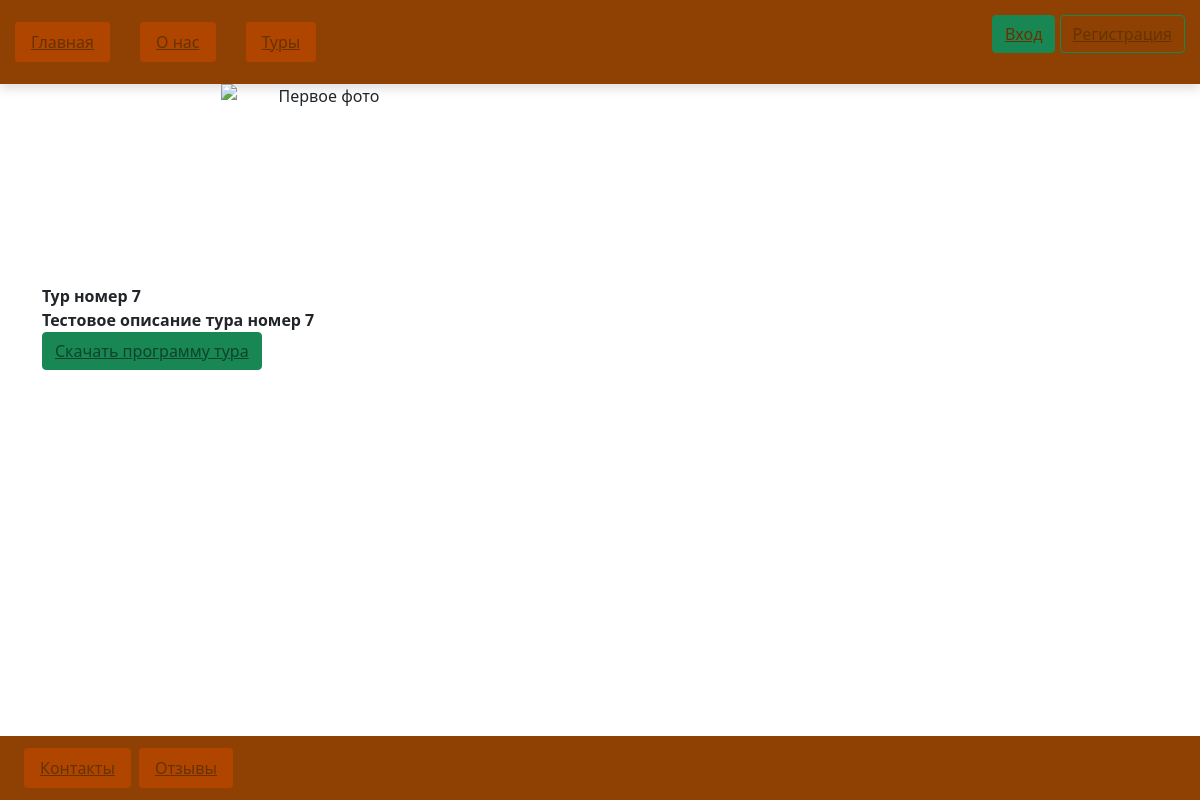
The page /tours/7 on the database as committed earlier.
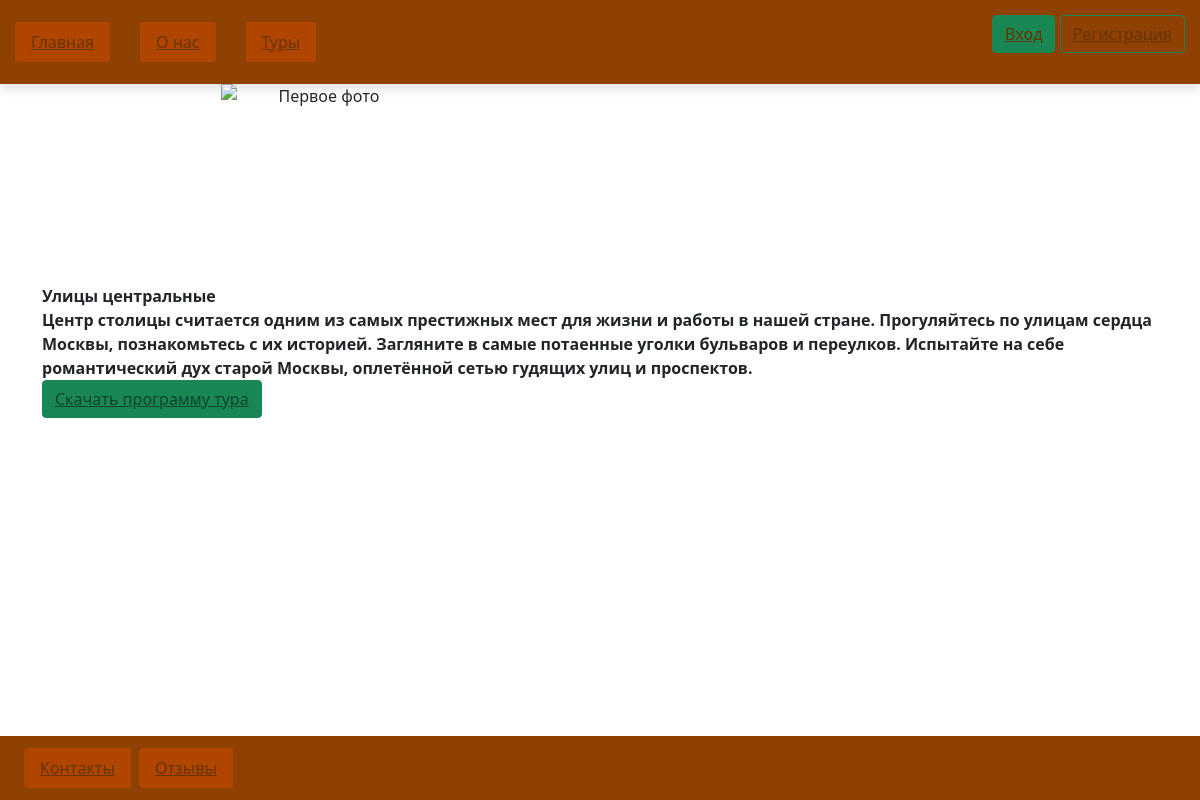
The same page on the database as committed later.
### toursPage/models.py (models this page shows, shortened)
class TourDetail(models.Model):
    tour_id = models.IntegerField('ID тура', default=0)
    tour_name = models.CharField('Tour name', max_length=255, default='Название тура')
    duration = models.IntegerField('Длительность тура', default=0)
    number_of_tourists = models.IntegerField('Количество человек в группе', default=0)
    is_available_for_children = models.BooleanField('Подходит для детей', default=True)
    price = models.IntegerField('Стоимость', default=0)
    description = models.TextField(default='Описание тура')

### toursPage/views.py (the view)
# urls.py: path('tours/<int:pk>', toursPage.views.TourDetailsView.as_view(), name='tour_details'),
class TourDetailsView(DetailView):
    model = TourDetail
    template_name = 'tour_details.html'
    context_object_name = 'tour_details'

### templates/tour_details.html (shortened to what this page needs)
{% extends 'layout.html' %}
{% load static %}
    {% block dependencies %}
        <link href="https://cdn.jsdelivr.net/npm/bootstrap@5.0.2/dist/css/bootstrap.min.css" rel="stylesheet">
    {% endblock %}
{% block content %}
    <div align="center">
        <div id="carouselExampleControls" class="carousel slide" data-bs-ride="carousel">
          <div class="carousel-inner">
            <div class="carousel-item active w-50 align-content-center">
              <img width="200px" height="200px" src="https://незабываемая.москва/blog/dostoprimechatelnosti_moskvy_19_IS.jpg" class="d-block" alt="Первое фото">
            </div>
          </div>
          <button class="carousel-control-prev" type="button" data-bs-target="#carouselExampleControls"  data-bs-slide="prev">
            <span class="carousel-control-prev-icon" aria-hidden="true"></span>
          </button>
          <button class="carousel-control-next" type="button" data-bs-target="#carouselExampleControls"  data-bs-slide="next">
            <span class="carousel-control-next-icon" aria-hidden="true"></span>
          </button>
        </div>
    </div>
<table>
    <tr>
        <th>{{ tour_details.tour_name }}</th>
    </tr>
    <tr>
        <th>{{ tour_details.description }}</th>
    </tr>
</table>
    <button id="dwnld_prospect" class="btn btn-success"><a class="text-black-50" href="../media/images/{{ tour_details.tour_id }}_prospect.docx"
                                                           download>Скачать программу тура</a></button>
{% endblock %}

Rows that differ between the two databases and show on the page:
changed TourDetail: tour_name "Тур номер 7" → "Улицы центральные"; description "Тестовое описание тура номер 7" → "Центр столицы считается одним из самых престижных мест для жизни и работы в нашей стране. Прогуляйтесь по улицам сердца Москвы, познакомьтесь с их историей. Загляните в самые потаенные уголки бульваров и переулков. Испытайте на себе романтический дух старой Москвы, оплетённой сетью гудящих улиц и проспектов."
